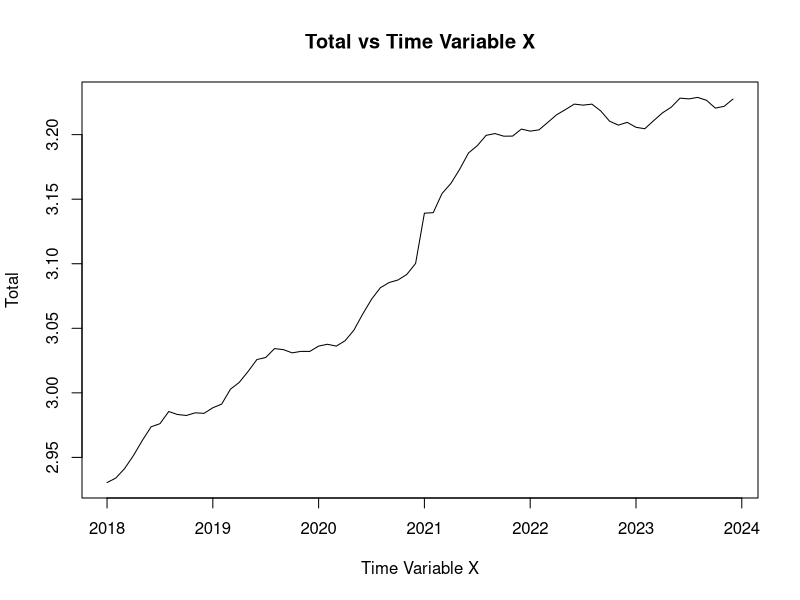
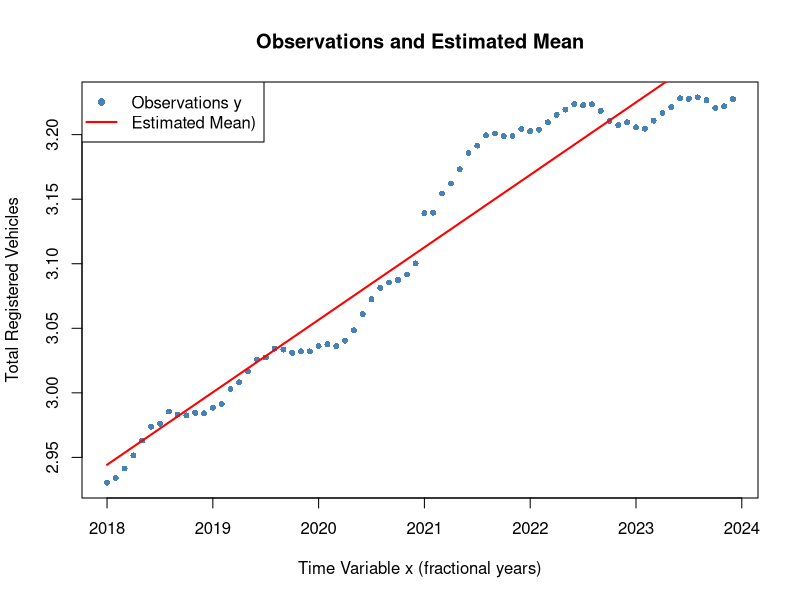
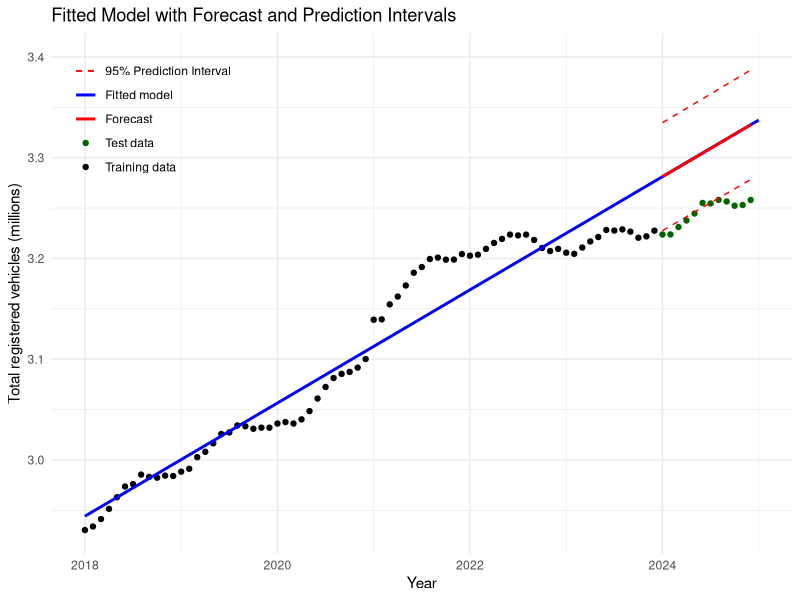
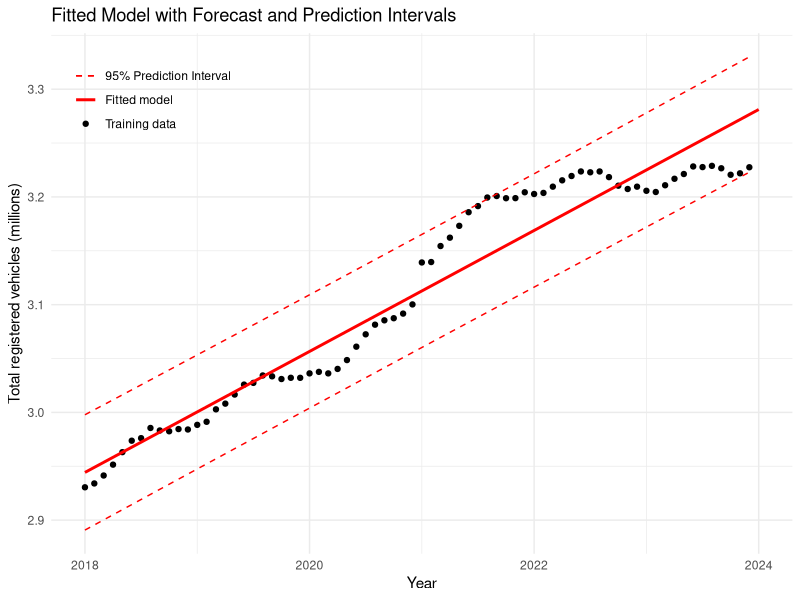
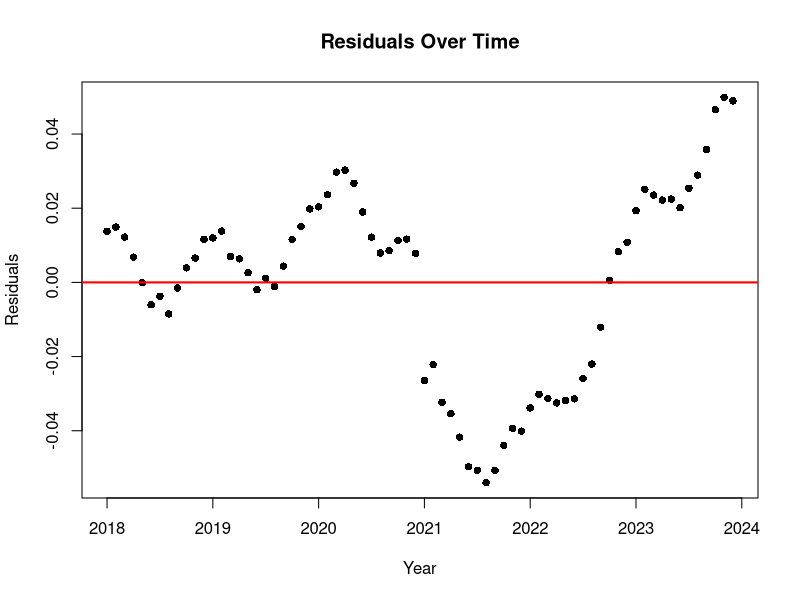
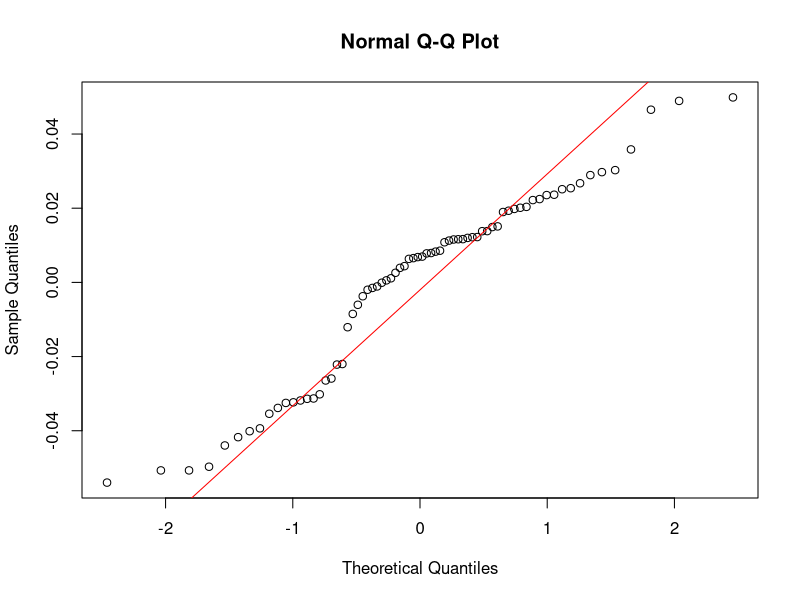
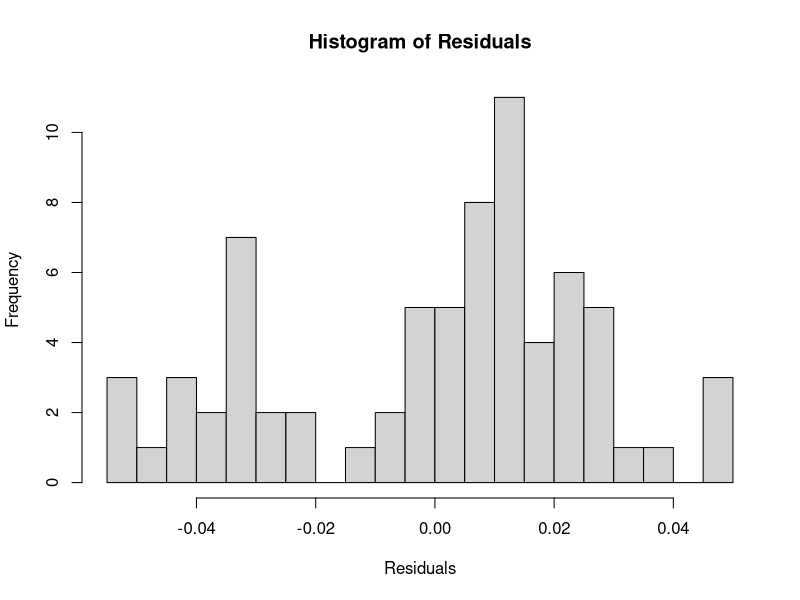
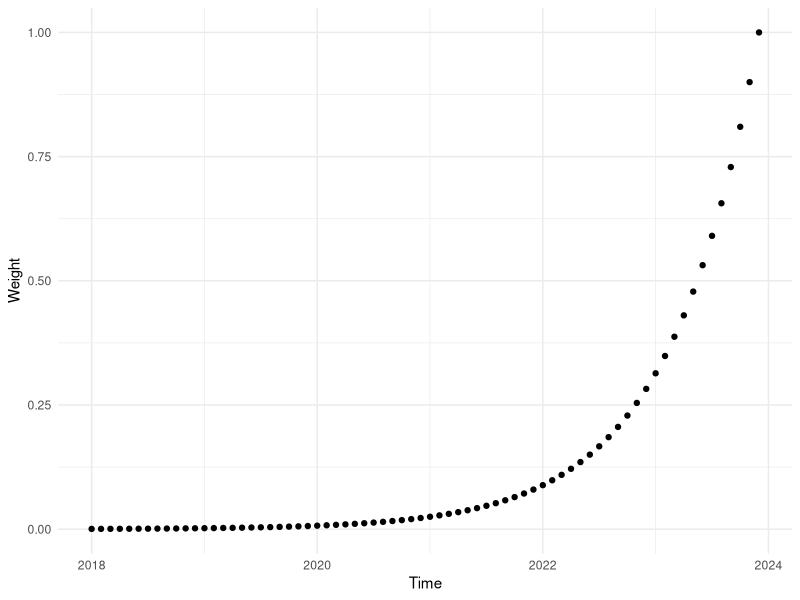

Write R code to recreate these figures, in order.
## ---- chunk 1
library(ggplot2)
## ---- chunk 2
### Read training data
#! Perhaps you need to set the working directory!?
#setwd("/home/pbac/g/course02417/2025/assignment1")
D <- read.csv("DST_BIL54.csv")
str(D)

# See the help
?strftime
D$time <- as.POSIXct(paste0(D$time,"-01"), "%Y-%m-%d", tz="UTC")
D$time
class(D$time)

## Year to month for each of them
D$year <- 1900 + as.POSIXlt(D$time)$year + as.POSIXlt(D$time)$mon / 12

## Make the output variable a floating point (i.e.\ decimal number)
D$total <- as.numeric(D$total) / 1E6

## Divide intro train and test set
teststart <- as.POSIXct("2024-01-01", tz="UTC")
Dtrain <- D[D$time < teststart, ]
Dtest <- D[D$time >= teststart, ]
## ---- chunk 3
Dtrain
## ---- chunk 4
dates <- as.Date(Dtrain$time)

# Create x 
Dtrain$x <- as.numeric(format(Dtrain$time, "%Y")) + 
            (as.numeric(format(Dtrain$time, "%m")) - 1) / 12
## ---- chunk 5
# Plot training data vs x

variable_of_interest = Dtrain$total
plot(Dtrain$x, variable_of_interest, type = "l", xlab = "Time Variable X", 
     ylab = "Total", main = "Total vs Time Variable X")

## ---- chunk 6
# Basic statistics
cat("Start value (2018-01):", Dtrain$total[1], "\n") 
cat("End value (2023-12):", tail(Dtrain$total, 1), "\n")
cat("Total growth:", tail(Dtrain$total, 1) - Dtrain$total[1], "\n")
cat("Monthly observations:", nrow(Dtrain), "\n")
cat("Average monthly growth:", mean(diff(Dtrain$total)), "\n")
cat("Annual growth rate:", mean(diff(Dtrain$total)) * 12, "\n")

# Linear trend fit (R² for predictability)
fit <- lm(total ~ x, data = Dtrain)
cat("Linear model R²:", round(summary(fit)$r.squared, 3), "\n")

# Print results
print(fit)
## ---- chunk 7
head(Dtrain[, c("x", "total")], 3)
## ---- chunk 8
y <- Dtrain$total
X <- cbind(1, Dtrain$x)

thetahat <- solve(t(X) %*% X) %*% t(X) %*% y

thetahat

## ---- chunk 9

# Step 1: Residuals
residuals <- y - X %*% thetahat

# Step 2: Estimate sigma^2 (residual variance)
n <- nrow(X)           # 72 observations
p <- ncol(X)           # 2 parameters
sigma2_hat <- sum(residuals^2) / (n - p)  # unbiased estimator

# Step 3: Variance-covariance matrix of thetahat
V_theta <- sigma2_hat * solve(t(X) %*% X)

# Step 4: Standard errors = sqrt(diag(V_theta))
se_theta1 <- sqrt(V_theta[1,1])  # σ̂_θ₁
se_theta2 <- sqrt(V_theta[2,2])  # σ̂_θ₂

se_theta1

se_theta2
## ---- chunk 10
fitted_mean <- X %*% thetahat  # μ̂(x) for all training points

plot(Dtrain$x, Dtrain$total, 
     pch = 16, col = "steelblue", cex = 0.8,
     xlab = "Time Variable x (fractional years)",
     ylab = "Total Registered Vehicles",
     main = "Observations and Estimated Mean")

lines(Dtrain$x, fitted_mean, col = "red", lwd = 2)

# Legend
legend("topleft", 
       legend = c("Observations y", "Estimated Mean)"), 
       pch = c(16, NA), 
       lty = c(NA, 1), 
       col = c("steelblue", "red"), 
       lwd = c(NA, 2))

## ---- chunk 11
# Test set: 2024-Jan to Dec

# Create x 
Dtest$x <- as.numeric(format(Dtest$time, "%Y")) + 
            (as.numeric(format(Dtest$time, "%m")) - 1) / 12

X_test <- cbind(1, Dtest$x)

# Predictions + 95% prediction intervals
yhat_test <- X_test %*% thetahat

se_pred_test <- sqrt(sigma2_hat + diag(X_test %*% V_theta %*% t(X_test)))
t_crit <- qt(0.975, df = nrow(X) - ncol(X))  # 95% critical t-value

pred_int <- cbind(
  lower = yhat_test - t_crit * se_pred_test,
  upper = yhat_test + t_crit * se_pred_test
)

# Forecast table using Dtest months
forecast_table <- data.frame(
  Month = format(Dtest$time, "%b %Y"),
  x = round(Dtest$x, 3),
  Actual = round(Dtest$total, 3),
  Forecast = round(yhat_test, 3),
  `Lower 95%` = round(pred_int[,1], 3),
  `Upper 95%` = round(pred_int[,2], 3)
)
print(forecast_table, row.names = FALSE)
## ---- chunk 12

# Order test data
ord <- order(Dtest$x)

# Dataframe for plot
Dpred <- data.frame(
  x = Dtest$x[ord],
  yhat = yhat_test[ord],
  lower = pred_int[ord, 1],
  upper = pred_int[ord, 2]
)


x_seq <- seq(min(c(Dtrain$x, Dtest$x)), 2025, length.out = 200)
Dfitted <- data.frame(
  x = x_seq,
  y = coef(fit)[1] + coef(fit)[2] * x_seq
)

ggplot() +
  geom_point(data = Dtrain,
             aes(x = x, y = total, color = "Training data")) +
  geom_point(data = Dtest,
             aes(x = x, y = total, color = "Test data")) +
  geom_line(data = Dfitted,
            aes(x = x, y = y, color = "Fitted model"),
            linewidth = 1) +
  geom_line(data = Dpred,
            aes(x = x, y = yhat, color = "Forecast"),
            linewidth = 1) +
  geom_line(data = Dpred,
            aes(x = x, y = lower, color = "95% Prediction Interval"),
            linetype = "dashed") +
  geom_line(data = Dpred,
            aes(x = x, y = upper, color = "95% Prediction Interval"),
            linetype = "dashed") +
  
  coord_cartesian(
    xlim = c(min(c(Dtrain$x, Dtest$x)), 2025),
    ylim = c(min(c(Dtrain$total, Dtest$total)), 3.4)) +
  
  scale_color_manual(
    name = "",
    values = c("Training data" = "black",
               "Test data" = "darkgreen",
               "Fitted model" = "blue",
               "Forecast" = "red",
               "95% Prediction Interval" = "red")) +
  
  labs(title = "Fitted Model with Forecast and Prediction Intervals",
       x = "Year",
       y = "Total registered vehicles (millions)") +
  
  theme_minimal() +
  theme(
    legend.position = "inside",
    legend.position.inside = c(0.02, 0.98),
    legend.justification = c(0, 0.9))
## ---- chunk 13

X_train <- cbind(1, Dtrain$x)

# Predictions + 95% prediction intervals for training data
yhat_train <- X_train %*% thetahat

se_pred_train <- sqrt(sigma2_hat + diag(X_train %*% V_theta %*% t(X_train)))
t_crit_train <- qt(0.975, df = nrow(X) - ncol(X))  # 95% critical t-value
pred_int_train <- cbind(
  lower = yhat_train - t_crit_train * se_pred_train,
  upper = yhat_train + t_crit_train * se_pred_train
)

## ---- chunk 14
# Order test data
ord_train <- order(Dtrain$x)

# Dataframe for plot
Dpred <- data.frame(
  x = Dtrain$x[ord_train],
  yhat = yhat_train[ord_train],
  lower = pred_int_train[ord_train, 1],
  upper = pred_int_train[ord_train, 2]
)


x_seq <- seq(min(c(Dtrain$x, Dtest$x)), 2024, length.out = 200)
Dfitted <- data.frame(
  x = x_seq,
  y = coef(fit)[1] + coef(fit)[2] * x_seq
)

ggplot() +
  geom_point(data = Dtrain,
             aes(x = x, y = total, color = "Training data")) +
  #geom_point(data = Dtest,
   #          aes(x = x, y = total, color = "Test data")) +
  geom_line(data = Dfitted,
            aes(x = x, y = y, color = "Fitted model"),
            linewidth = 1) +
  #geom_line(data = Dpred,
    #        aes(x = x, y = yhat, color = "Forecast"),
    #        linewidth = 1) +
  geom_line(data = Dpred,
            aes(x = x, y = lower, color = "95% Prediction Interval"),
            linetype = "dashed") +
  geom_line(data = Dpred,
            aes(x = x, y = upper, color = "95% Prediction Interval"),
            linetype = "dashed") +
  
  #coord_cartesian(
   # xlim = c(min(c(Dtrain$x, Dtest$x)), 2025),
    #ylim = c(min(c(Dtrain$total, Dtest$total)), 3.4)) +
  
  scale_color_manual(
    name = "",
    values = c("Training data" = "black",
               "Fitted model" = "red",
               "95% Prediction Interval" = "red")) +
  
  labs(title = "Fitted Model with Forecast and Prediction Intervals",
       x = "Year",
       y = "Total registered vehicles (millions)") +
  
  theme_minimal() +
  theme(
    legend.position = "inside",
    legend.position.inside = c(0.02, 0.98),
    legend.justification = c(0, 0.9))
## ---- chunk 15
residuals <- fitted_mean - Dtrain$total

plot(Dtrain$x, residuals,
     pch = 16,
     xlab = "Year",
     ylab = "Residuals",
     main = "Residuals Over Time")
abline(h = 0, col = "red", lwd = 2)
## ---- chunk 16
qqnorm(residuals)
qqline(residuals, col = "red")
## ---- chunk 17
hist(residuals,
     breaks = 15,
     main = "Histogram of Residuals",
     xlab = "Residuals")
## ---- chunk 18
lambda <- 0.9
lambdas <- lambda^((nrow(Dtrain)-1):0)

plot_data <- data.frame(
  Time = Dtrain$year,
  Weight = lambdas
)


p <- ggplot(plot_data, aes(x = Time, y = Weight)) +
  geom_point() +                      
  labs(x = "Time", y = "Weight") +    
  theme_minimal()                     


print(p)

# 4. Save the plot
#ggsave("4_2.png", plot = p, width = 8, height = 6, dpi = 600)
## ---- chunk 19
lambda_sum = sum(lambdas)
lambda_sum

OLS_sum = nrow(Dtrain)
OLS_sum
## ---- chunk 20
cov = diag(1/lambdas)

X_train <- cbind(1, Dtrain$x)
Y_train <- Dtrain$total 

F_N = t(X_train) %*% solve(cov) %*% X_train
h_N = t(X_train) %*% solve(cov) %*% Y_train

theta_hat_wls <- solve(F_N) %*% h_N
theta_hat_wls
## ---- chunk 21
library(ggplot2)

# ==========================================
# 1. OLS Full Model (Train + Test)
# ==========================================
# existing OLS thetahat and V_theta from sec 3
X_test  <- cbind(1, Dtest$x)
X_full  <- rbind(X_train, X_test)

# OLS Predictions for all data
y_hat_ols_full <- X_full %*% thetahat

# OLS standard errors and intervals for all data
se_pred_ols_full <- sqrt(sigma2_hat + diag(X_full %*% V_theta %*% t(X_full)))
t_crit_ols <- qt(0.975, df = nrow(X_train) - ncol(X_train))

pred_int_ols_full <- cbind(
  lower = y_hat_ols_full - t_crit_ols * se_pred_ols_full,
  upper = y_hat_ols_full + t_crit_ols * se_pred_ols_full
)

df_ols_full <- data.frame(
  x = c(Dtrain$x, Dtest$x),
  yhat = y_hat_ols_full,
  lower = pred_int_ols_full[, 1],
  upper = pred_int_ols_full[, 2],
  Model = "OLS (Global Trend)"
)

# ==========================================
# 2. WLS Full Model (Train + Test)
# ==========================================

# WLS variance and standard errors
res_wls <- Dtrain$total - (X_train %*% theta_hat_wls)
sigma2_wls <- sum(diag(solve(cov)) * res_wls^2) / (nrow(X_train) - ncol(X_train))
V_theta_wls <- sigma2_wls * solve(F_N)

# WLS Predictions
y_hat_wls_full <- X_full %*% theta_hat_wls

# WLS standard errors and intervals
se_pred_wls_full <- sqrt(sigma2_wls + diag(X_full %*% V_theta_wls %*% t(X_full)))
t_crit_wls <- qt(0.975, df = nrow(X_train) - ncol(X_train))

pred_int_wls_full <- cbind(
  lower = y_hat_wls_full - t_crit_wls * se_pred_wls_full,
  upper = y_hat_wls_full + t_crit_wls * se_pred_wls_full
)

df_wls_full <- data.frame(
  x = c(Dtrain$x, Dtest$x),
  yhat = y_hat_wls_full,
  lower = pred_int_wls_full[, 1],
  upper = pred_int_wls_full[, 2],
  Model = "WLS (Discounted, lambda=0.9)"
)

# Combine both models for easy plotting
df_models_full <- rbind(df_ols_full, df_wls_full)

# Combine actual data for plotting
df_actuals <- data.frame(
  x = c(Dtrain$x, Dtest$x),
  total = c(Dtrain$total, Dtest$total),
  Set = c(rep("Training Data", nrow(Dtrain)), rep("Test Data", nrow(Dtest)))
)

# ==========================================
# 3. Plotting the Full Models
# ==========================================
plot_4_5 <- ggplot() +
  # Actual observations
  geom_point(data = df_actuals, 
             aes(x = x, y = total, shape = Set), 
             color = "black", size = 1.5, alpha = 0.7) +
  
  # Lines for the fitted/forecasted models
  geom_line(data = df_models_full, 
            aes(x = x, y = yhat, color = Model), 
            linewidth = 1) +
  
  # Ribbons for the 95% prediction intervals
  geom_ribbon(data = df_models_full, 
              aes(x = x, ymin = lower, ymax = upper, fill = Model), 
              alpha = 0.15) +
  
  # Vertical line to show where training ends and test begins
  geom_vline(xintercept = min(Dtest$x), linetype = "dashed", color = "darkgray", linewidth = 0.8) +
  annotate("text", x = min(Dtest$x) + 0.05, y = mean(df_actuals$total), 
           label = "Forecast Start", angle = 90, vjust = -0.5, color = "darkgray") +
  
  # Formatting and aesthetics
  scale_shape_manual(name = "Data", values = c("Training Data" = 16, "Test Data" = 17)) +
  scale_color_manual(name = "Model", values = c("OLS (Global Trend)" = "blue", "WLS (Discounted, lambda=0.9)" = "red")) +
  scale_fill_manual(name = "Model", values = c("OLS (Global Trend)" = "blue", "WLS (Discounted, lambda=0.9)" = "red")) +
  
  labs(title = "Full Model Comparison: OLS vs. WLS (Training & Forecast)",
       x = "Year",
       y = "Total Registered Vehicles (Millions)") +
  
  theme_minimal() +
  theme(
    legend.position = "right",
    legend.box = "vertical"
  )

plot_4_5
#ggsave('4_5.png', plot =plot_4_5, height = 4, width = 8, dpi=400 )
## ---- chunk 22
# ==========================================
# 4.6: WLS for various lambdas
# ==========================================
lambdas_to_test <- c(0.99, 0.9, 0.8, 0.7, 0.6)


results_list <- list()
slopes_list <- list() # To inspect the slopes later


for (l in lambdas_to_test) {
  # 1. Calculate weights and Weight matrix W (inverse of covariance)
  w <- l^((nrow(Dtrain)-1):0)
  W <- diag(w)
  
  # 2. Estimate parameters (theta_hat)
  F_N <- t(X_train) %*% W %*% X_train
  h_N <- t(X_train) %*% W %*% Y_train
  theta_hat <- solve(F_N) %*% h_N
  
  # Save the slope (theta_2) for our commentary
  slopes_list[[as.character(l)]] <- theta_hat[2, 1]
  
  # 3. Forecasts for all data points
  y_hat_full <- X_full %*% theta_hat
  
  # 4. Store in a temporary dataframe
  tmp_df <- data.frame(
    x = c(Dtrain$x, Dtest$x),
    yhat = as.numeric(y_hat_full),
    Lambda = as.factor(paste("lambda =", l))
  )
  results_list[[as.character(l)]] <- tmp_df
}

# Combine all results into one dataframe
df_lambdas <- do.call(rbind, results_list)

# Print the slopes to answer the question
cat("Estimated Slopes (theta_2) for different lambdas:\n")
print(unlist(slopes_list))

# ==========================================
# Plotting the different lambdas
# ==========================================
plot_4_6 <- ggplot() +
  # Actual observations
  geom_point(data = df_actuals, 
             aes(x = x, y = total, shape = Set), 
             color = "black", size = 1.5, alpha = 0.5) +
  
  # Fitted/Forecasted lines for each lambda
  geom_line(data = df_lambdas, 
            aes(x = x, y = yhat, color = Lambda), 
            linewidth = 1) +
  
  # Vertical line separating train/test
  geom_vline(xintercept = min(Dtest$x), linetype = "dashed", color = "darkgray", linewidth = 0.8) +
  annotate("text", x = min(Dtest$x) + 0.05, y = mean(df_actuals$total), 
           label = "Forecast Start", angle = 90, vjust = -0.5, color = "darkgray") +
  
  scale_shape_manual(name = "Data", values = c("Training Data" = 16, "Test Data" = 17)) +
  labs(title = "WLS Forecasts for Different Forgetting Factors (Lambda)",
       x = "Year",
       y = "Total Registered Vehicles (Millions)") +
  
  theme_minimal() +
  theme(legend.position = "right")

plot_4_6
#ggsave('4_6.png', plot = plot_4_6, height = 4, width = 8, dpi=400)
